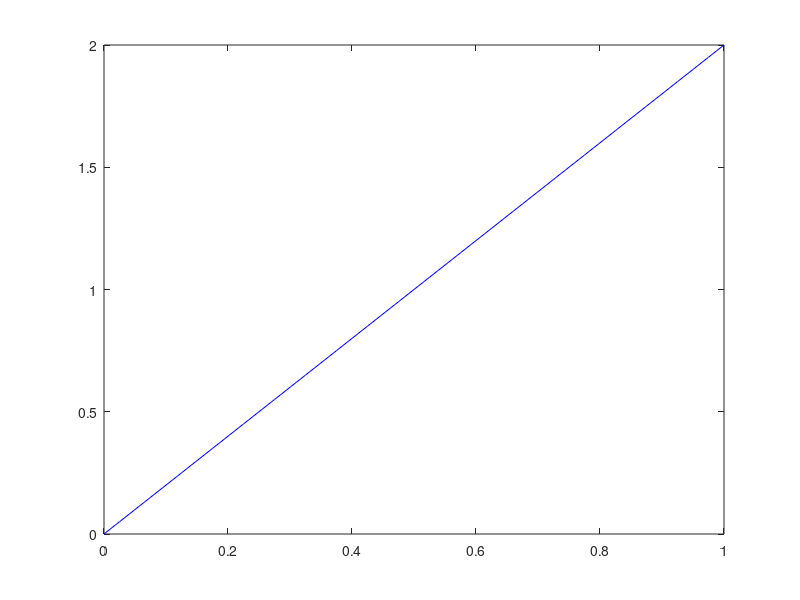

MATLAB code to generate this figure:
% Cho bài toán khuếch tán như sau:
% \dfrac{\partial u}{\partial t}(x, t) = D\dfrac{\partial^2 u}{\partial^2 x}(x, t) + S(x, t)

% Câu 2: Cho $S(x, t) = 0$. Hãy giải bài toán với $D$ 
% lần lượt nhận các giá trị 0, 1, 2, 3, 4, 5. Nhận xét sự thay đổi của 
% nghiệm xấp xỉ $u_h$ tại thời điểm $t = 0.05$. 
% (Sử dụng lưới 20 phần tử và 10 bước thời gian)

% Giải quyết bài toán
% Xóa bộ nhớ, xóa các biến trước đó
clc; clear all; format long % set up

% Khoảng giá trị của x
x_start = 0; x_end = 1;

% Chiều dài không gian
L = x_end - x_start;

% Khoảng giá trị của t
t_start = 0; t_end = 5;

% Tổng thời gian
T = t_end - t_start;

% Số lượng phần tử của lưới
Ne = 20;

% Kích thước bước không gian (Spatial step size)
dL = L / Ne;

% Khởi tạo các phần tử
ele.coo = (dL / 2):dL:L;

% Số lượng bước thời gian
Nt = 10;

% Kích thước bước thời gian (Time step size)
dt = T / Nt;

% Hệ số khuếch tán
D = 1;

% Điều kiện đầu
U_o = (ele.coo).^2 + ele.coo;

% Các điều kiện biên
UL = 0; UR = 2;

% Khởi tạo giá trị độ lỗi
Er = 0;

% Cài đặt bộ giải
for i_tim=1:Nt              % Vòng lặp thời gian
    MU = zeros(Ne); FU = zeros(Ne,1);
    for k=1:Ne              % Vòng lặp thể tích
        % Tính toán source term
        % S = -exp(-i_tim*dt) * (ele.coo(k)^2 - ele.coo(k) + 2);
        S = 0;

        MU(k,k) = MU(k,k) + dL/dt;
        FU(k) = FU(k) + dL/dt*U_o(k) + S*dL;

        % inside volume
        if k > 1 && k < Ne      
            MU(k,[k k-1])=MU(k,[k k-1])+D/dL*[1 -1];
            MU(k,[k k+1])=MU(k,[k k+1])+D/dL*[1 -1];
        end
    end

    % Điều kiện biên trái
    MU(1,1)     = MU(1,1) + D/dL*2;
    FU(1)       = FU(1) + D/dL*2*UL;
    MU(1,[1 2]) = MU(1,[1 2]) + D/dL*[1 -1];

    % Điều kiện biên phải
    MU(Ne,[Ne Ne-1]) = MU(Ne,[Ne Ne-1]) + D/dL*[1 -1];
    MU(Ne,Ne)        = MU(Ne,Ne) + D/dL*2;
    FU(Ne)           = FU(Ne) + D/dL*2*UR;

    % Giải hệ phương trình tuyến tính
    U = MU\FU; U_o = U; 
    X = [0 ele.coo 1]; UU = [UL; U; UR];
    plot(X',UU,'b-'); pause(0.5);

    % Tính toán độ lỗi
    Ert=0; Ue=zeros(Ne,1);
    for k=1:Ne
        Ue(k) = exp(-i_tim*dt)*(ele.coo(k)^2 - ele.coo(k)) + 2 * ele.coo(k);
        Ert = Ert + (U(k) - Ue(k))^2*dL;
    end
    Er = Er + dt*Ert;
end % loop of time

Er=sqrt(Er); disp(Er);